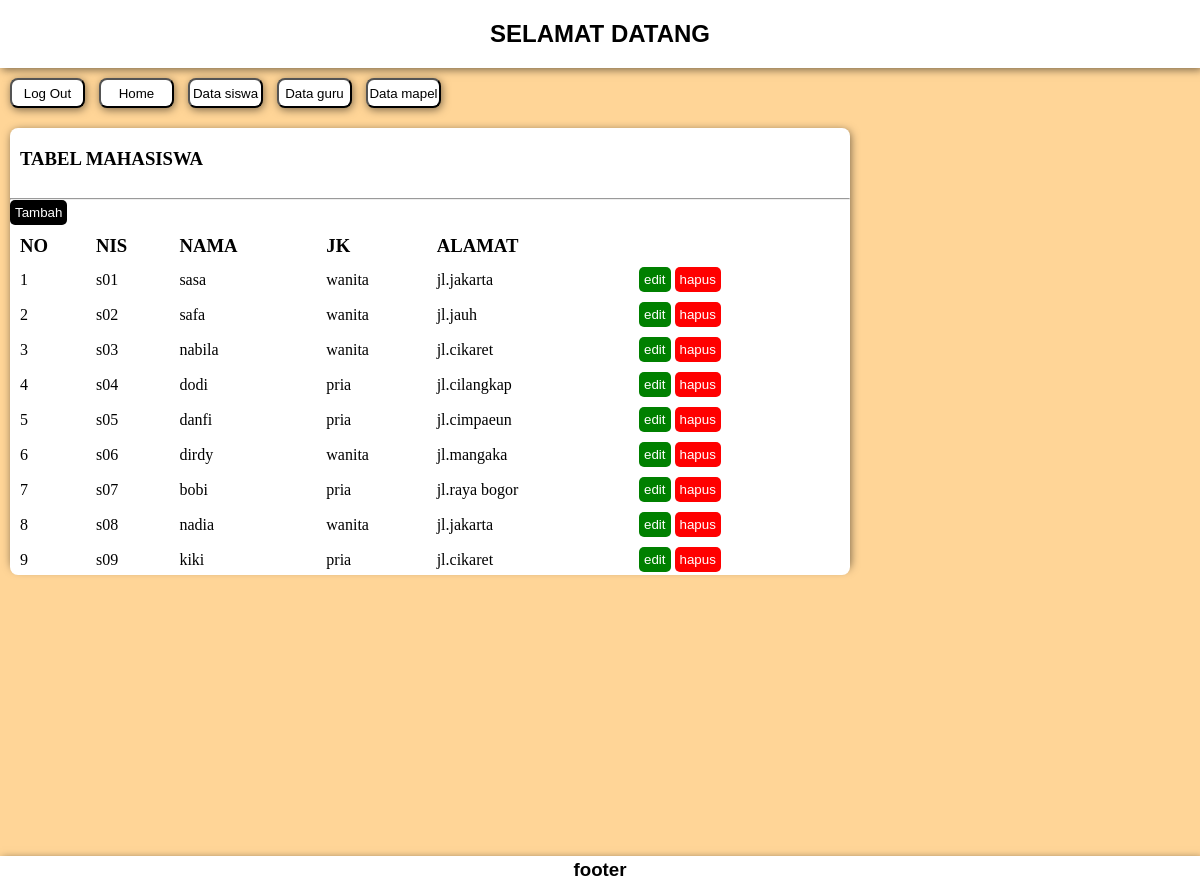
The page /admin/data_siswa.php on the database its author committed.
### tables this page shows
CREATE TABLE `tb_mahasiswa` (
  `nis_mahasiswa` varchar(50) NOT NULL,
  `nama_mahasiswa` varchar(50) NOT NULL,
  `jk_mahasiswa` varchar(50) NOT NULL,
  `alamat_mahasiswa` varchar(50) NOT NULL
);

### admin/data_siswa.php (the view, shortened to what this page needs)
<?php
 include "koneksi.php";
?>
<!DOCTYPE html>
<html>
<head>
	<link rel="stylesheet" type="text/css" href="css/style.css">
</head>
<body>
<nav>
	<h1>SELAMAT DATANG</h1>
</nav>
<a href="../index.php"><input type="button" value="Log Out" class="cardnav"></a>
<a href="home.php"><input type="button" value="Home" class="cardnav"></a>
<a href="data_siswa.php"><input type="button" value="Data siswa" class="cardnav"></a>
<a href="data_guru.php"><input type="button" value="Data guru" class="cardnav"></a>
<a href="data_mapel.php"><input type="button" value="Data mapel" class="cardnav"></a>
<div class="formcard">
	<div class="formcard3">
		<div class="formtop">
		<h3>TABEL MAHASISWA</h3>
		</div> <hr>
		<a href="tambah_siswa.php"><input type="button" value="Tambah" align="left" class="button2"></a>
		<div class="div-tabel">
		<table class="tabel" cellspacing="10">
		<tr align="left">
			<th><h3>NO</h3></th>
			<th><h3>NIS</h3></th>
			<th><h3>NAMA</h3></th>
			<th><h3>JK</h3></th>
			<th><h3>ALAMAT</h3></th>
			<th><h3></h3></th>
		</tr>
<?php
$no=1;
$sql="SELECT * FROM tb_mahasiswa";
$query=mysqli_query($db_link, $sql);
while ($data = mysqli_fetch_array($query))
{
?>
	<tr>
		<td><?php echo $no;?></td>
		<td><?php echo "$data[nis_mahasiswa]" ;?></td>
		<td><?php echo "$data[nama_mahasiswa]" ;?></td>
		<td><?php echo "$data[jk_mahasiswa]" ;?></td>
		<td><?php echo "$data[alamat_mahasiswa]" ;?></td>
		<td>
		<a href="edit_siswa.php?nis_mahasiswa=<?php echo $data['nis_mahasiswa'] ;?>"><input type="button" value="edit" class="button1"></a>
		<a href="hapus_siswa.php?nis_mahasiswa=<?php echo $data['nis_mahasiswa'] ;?>"><input type="button" value="hapus" class="button"></a>
		</td>
		<?php $no++;
	}
	?>
	</tr>
	</table>
	</div>
</div>
</div>
</body>
<footer><h3>footer</h3></footer>
</html>

### admin/css/style.css (style rules this page uses)
* { margin: 0px; padding: 0px; }
nav { padding-top: 20px; padding-bottom: 20px; text-align: center; font-family: sans-serif; box-shadow: 2px 2px 8px rgba(0, 0, 0, 0.5); background-color: rgb(255, 255, 255); }
body { background-color: rgba(255, 194, 102, 0.678); }
footer { padding-top: 3px; padding-bottom: 3px; text-align: center; font-family: sans-serif; box-shadow: 2px 2px 8px rgba(0, 0, 0, 0.5); background-color: white; width: 100%; bottom: 0; position: absolute; }
.tabel { width: 99%; }
.cardnav { border-radius: 8px; box-shadow: 1px 2px 8px rgba(0, 0, 0, 0.5); width: 75px; height: 30px; background-color: white; margin: 10px 0px 10px 10px; }
.formtop { box-shadow: 1px 2px rgba(0, 0, 0, 0); width: 70%; height: 50px; padding-top: 10px; margin-left: 10px; }
.formcard { height: 100%; width: 100%; padding-top: 10px; padding-bottom: 20px; display: flex; }
.div-tabel { border-radius: 8px; width: 100%; height: 350px; background-color: white; overflow: scroll; }
.formcard3 { border-radius: 8px; box-shadow: 1px 2px 8px rgba(0, 0, 0, 0.5); width: 70%; height: 430px; padding-top: 10px; margin-left: 10px; background-color: white; }
.button { color: white; background-color: red; border: 0; padding: 5px; border-radius: 5px; }
.button1 { color: white; background-color: green; border: 0; padding: 5px; border-radius: 5px; }
.button2 { color: white; background-color: black; border: 0; padding: 5px; border-radius: 5px; }

### rows shown on the page
tb_mahasiswa: nis_mahasiswa "s01", nama_mahasiswa "sasa", jk_mahasiswa "wanita", alamat_mahasiswa "jl.jakarta"
tb_mahasiswa: nis_mahasiswa "s02", nama_mahasiswa "safa", jk_mahasiswa "wanita", alamat_mahasiswa "jl.jauh"
tb_mahasiswa: nis_mahasiswa "s03", nama_mahasiswa "nabila", jk_mahasiswa "wanita", alamat_mahasiswa "jl.cikaret"
tb_mahasiswa: nis_mahasiswa "s04", nama_mahasiswa "dodi", jk_mahasiswa "pria", alamat_mahasiswa "jl.cilangkap"
tb_mahasiswa: nis_mahasiswa "s05", nama_mahasiswa "danfi", jk_mahasiswa "pria", alamat_mahasiswa "jl.cimpaeun"
tb_mahasiswa: nis_mahasiswa "s06", nama_mahasiswa "dirdy", jk_mahasiswa "wanita", alamat_mahasiswa "jl.mangaka"
tb_mahasiswa: nis_mahasiswa "s07", nama_mahasiswa "bobi", jk_mahasiswa "pria", alamat_mahasiswa "jl.raya bogor"
tb_mahasiswa: nis_mahasiswa "s08", nama_mahasiswa "nadia", jk_mahasiswa "wanita", alamat_mahasiswa "jl.jakarta"
tb_mahasiswa: nis_mahasiswa "s09", nama_mahasiswa "kiki", jk_mahasiswa "pria", alamat_mahasiswa "jl.cikaret"
